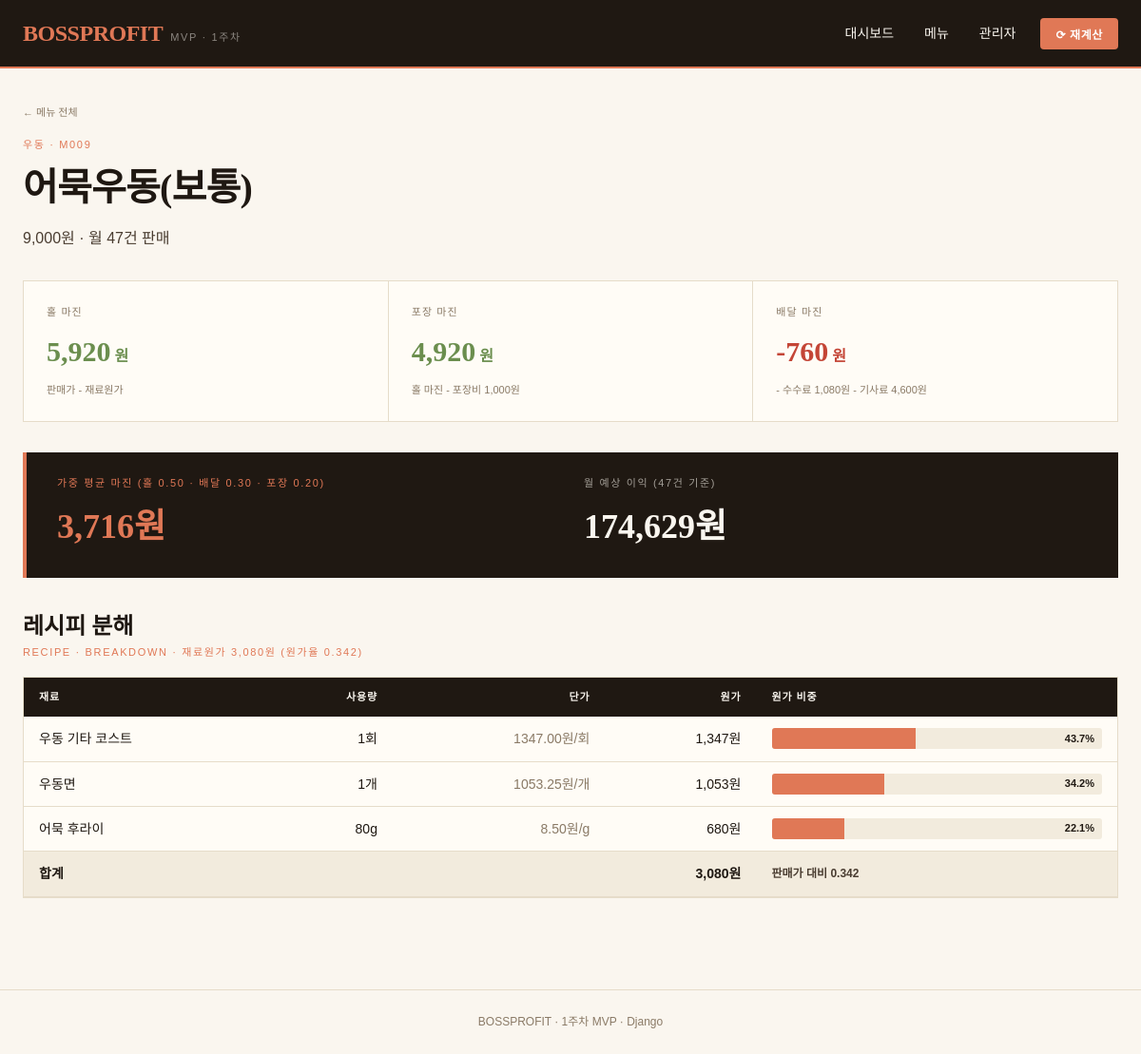
The app's page /menus/M009/ with its own data.
### profit/models.py (models this page shows, shortened)
class Menu(models.Model):
    CATEGORY_CHOICES = [
        ("돈까스", "돈까스"),
        ("우동", "우동"),
        ("만두", "만두"),
        ("세트", "세트"),
        ("안주", "안주"),
        ("기타", "기타"),
    ]
    menu_id = models.CharField(
        max_length=50, unique=True, help_text="예: M001"
    )
    name = models.CharField(max_length=100, verbose_name="메뉴명")
    category = models.CharField(
        max_length=20, choices=CATEGORY_CHOICES, verbose_name="카테고리"
    )
    price = models.PositiveIntegerField(verbose_name="판매가(원)")
    monthly_orders = models.PositiveIntegerField(
        default=0, verbose_name="월 판매량"
    )
    packaging_cost = models.PositiveIntegerField(
        default=0, verbose_name="포장 비용(원)"
    )
    is_active = models.BooleanField(default=True, verbose_name="판매중")
    class Meta:
        verbose_name = "메뉴"
        verbose_name_plural = "메뉴"
        ordering = ["menu_id"]
    def food_cost(self) -> float:
        return sum(item.cost for item in self.recipe_items.all())

class ProfitAssumption(models.Model):
    owner = models.ForeignKey(
        settings.AUTH_USER_MODEL,
        on_delete=models.CASCADE,
        null=True, blank=True,
        related_name="assumptions",
        verbose_name="소유자"
    )
    label = models.CharField(
        max_length=50, default="기본 가정", verbose_name="가정 이름"
    )
    dine_in_share = models.FloatField(default=0.50, verbose_name="홀 비중")
    delivery_share = models.FloatField(default=0.30, verbose_name="배달 비중")
    takeout_share = models.FloatField(default=0.20, verbose_name="포장 비중")
    delivery_commission_rate = models.FloatField(
        default=0.12, verbose_name="배달앱 수수료율"
    )
    rider_fee = models.PositiveIntegerField(
        default=4600, verbose_name="배달 기사 수수료(원)"
    )
    rider_fee_store_share = models.FloatField(
        default=1.0, verbose_name="기사료 가게 부담률"
    )
    target_food_cost_rate = models.FloatField(
        default=0.35, verbose_name="목표 원가율"
    )
    is_active = models.BooleanField(default=True)
    class Meta:
        verbose_name = "손익 가정"
        verbose_name_plural = "손익 가정"
    @classmethod
    def get_active(cls, user=None):
        if user and user.is_authenticated:
            obj = cls.objects.filter(owner=user, is_active=True).first()
            if obj:
                return obj
        obj = cls.objects.filter(owner__isnull=True, is_active=True).first()
        if obj is None:
            obj = cls.objects.create()
        return obj

class Ingredient(models.Model):
    CATEGORY_CHOICES = [
        ("돈까스", "돈까스"),
        ("우동", "우동"),
        ("만두", "만두"),
        ("공통", "공통"),
        ("안주", "안주"),
        ("포장", "포장"),
        ("기타", "기타"),
    ]
    ingredient_id = models.CharField(
        max_length=50, unique=True, help_text="예: PORK_LOIN_G"
    )
    name = models.CharField(max_length=100, verbose_name="재료명")
    category = models.CharField(
        max_length=20, choices=CATEGORY_CHOICES, blank=True, verbose_name="카테고리"
    )
    purchase_quantity = models.FloatField(
        verbose_name="구매 수량", help_text="예: 1kg을 그램으로 환산한 1000"
    )
    purchase_price = models.PositiveIntegerField(verbose_name="구매 가격(원)")
    unit = models.CharField(max_length=20, default="g", verbose_name="단위")
    memo = models.TextField(blank=True, verbose_name="메모")
    class Meta:
        verbose_name = "식자재"
        verbose_name_plural = "식자재"
        ordering = ["category", "name"]
    @property
    def unit_cost(self) -> float:
        if not self.purchase_quantity:
            return 0.0
        return self.purchase_price / self.purchase_quantity

class RecipeItem(models.Model):
    menu = models.ForeignKey(
        Menu, on_delete=models.CASCADE, related_name="recipe_items"
    )
    ingredient = models.ForeignKey(
        Ingredient, on_delete=models.PROTECT, related_name="used_in"
    )
    quantity = models.FloatField(verbose_name="사용량")
    memo = models.CharField(max_length=255, blank=True)
    class Meta:
        verbose_name = "레시피 항목"
        verbose_name_plural = "레시피 항목"
        unique_together = [("menu", "ingredient")]
        ordering = ["menu", "ingredient"]
    @property
    def cost(self) -> float:
        return self.ingredient.unit_cost * self.quantity

### profit/views.py (the view)
# urls.py: path("menus/<str:menu_id>/", views.menu_detail, name="menu_detail"),
def menu_detail(request, menu_id):
    menu = get_object_or_404(Menu, menu_id=menu_id)
    assumption = ProfitAssumption.get_active()
    result = calculate_menu(menu, assumption)
    recipe_items = menu.recipe_items.select_related("ingredient").all()
    total_cost = sum(item.cost for item in recipe_items)
    recipe_rows = []
    for item in recipe_items:
        recipe_rows.append({
            "ingredient": item.ingredient,
            "quantity": item.quantity,
            "cost": item.cost,
            "share": (item.cost / total_cost * 100) if total_cost else 0,
        })
    recipe_rows.sort(key=lambda r: r["cost"], reverse=True)
    return render(
        request,
        "profit/menu_detail.html",
        {
            "menu": menu,
            "result": result,
            "recipe_rows": recipe_rows,
            "assumption": assumption,
        },
    )

### profit/templates/profit/menu_detail.html (shortened to what this page needs)
{% extends "profit/base.html" %}
{% load humanize %}
{% block content %}
<header class="detail-header">
  <a href="{% url 'menu_list' %}" class="breadcrumb">← 메뉴 전체</a>
  <div class="tag">{{ menu.category|upper }} · {{ menu.menu_id }}</div>
  <h1>{{ menu.name }}</h1>
  <div class="sub">{{ menu.price|intcomma }}원 · 월 {{ menu.monthly_orders }}건 판매</div>
</header>
<div class="margin-grid">
  <div class="margin-card">
    <div class="lbl">홀 마진</div>
    <div class="val {% if result.dine_in_margin > 0 %}pos{% else %}neg{% endif %}">
      {{ result.dine_in_margin|floatformat:0|intcomma }}<span class="unit">원</span>
    </div>
    <div class="note">판매가 - 재료원가</div>
  </div>
  <div class="margin-card">
    <div class="lbl">포장 마진</div>
    <div class="val {% if result.takeout_margin > 0 %}pos{% else %}neg{% endif %}">
      {{ result.takeout_margin|floatformat:0|intcomma }}<span class="unit">원</span>
    </div>
    <div class="note">홀 마진 - 포장비 {{ menu.packaging_cost|intcomma }}원</div>
  </div>
  <div class="margin-card">
    <div class="lbl">배달 마진</div>
    <div class="val {% if result.delivery_margin > 0 %}pos{% else %}neg{% endif %}">
      {{ result.delivery_margin|floatformat:0|intcomma }}<span class="unit">원</span>
    </div>
    <div class="note">- 수수료 {{ result.delivery_commission|floatformat:0|intcomma }}원 - 기사료 {{ result.rider_cost|floatformat:0|intcomma }}원</div>
  </div>
</div>
<div class="weighted-banner">
  <div>
    <div class="lbl-coral">가중 평균 마진 (홀 {{ assumption.dine_in_share|floatformat:2 }} · 배달 {{ assumption.delivery_share|floatformat:2 }} · 포장 {{ assumption.takeout_share|floatformat:2 }})</div>
    <div class="big coral">{{ result.weighted_margin|floatformat:0|intcomma }}원</div>
  </div>
  <div>
    <div class="lbl-grey">월 예상 이익 ({{ menu.monthly_orders }}건 기준)</div>
    <div class="big">{{ result.monthly_profit|floatformat:0|intcomma }}원</div>
  </div>
</div>
<div style="margin-bottom: 16px;">
  <h2 style="font-family:'Noto Serif KR',serif; font-size:24px; font-weight:900;">레시피 분해</h2>
  <div class="sect-label">RECIPE · BREAKDOWN · 재료원가 {{ result.base_cost|floatformat:0|intcomma }}원 (원가율 {{ result.food_cost_rate|floatformat:3 }})</div>
</div>
<div class="data-table-wrap">
  <table class="data-table">
    <thead>
      <tr>
        <th>재료</th>
        <th class="right">사용량</th>
        <th class="right">단가</th>
        <th class="right">원가</th>
        <th style="width:33%;">원가 비중</th>
      </tr>
    </thead>
    <tbody>
      {% for r in recipe_rows %}
      <tr>
        <td style="font-weight:500;">{{ r.ingredient.name }}</td>
        <td class="right tabular">{{ r.quantity|floatformat:"-2" }}{{ r.ingredient.unit }}</td>
        <td class="right tabular" style="color:var(--ink-muted);">{{ r.ingredient.unit_cost|floatformat:2 }}원/{{ r.ingredient.unit }}</td>
        <td class="right tabular" style="font-weight:500;">{{ r.cost|floatformat:0|intcomma }}원</td>
        <td>
          <div class="recipe-bar">
            <div class="fill" style="width: {{ r.share|floatformat:1 }}%;"></div>
            <div class="pct">{{ r.share|floatformat:1 }}%</div>
          </div>
        </td>
      </tr>
      {% endfor %}
      <tr style="background: var(--cream-deep); font-weight:700;">
        <td>합계</td>
        <td></td>
        <td></td>
        <td class="right tabular">{{ result.base_cost|floatformat:0|intcomma }}원</td>
        <td style="font-size:12px; color:var(--ink-soft);">판매가 대비 {{ result.food_cost_rate|floatformat:3 }}</td>
      </tr>
    </tbody>
  </table>
</div>
{% endblock %}

### profit/static/profit/styles.css (style rules this page uses)
* { box-sizing: border-box; margin: 0; padding: 0; }
:root { --cream: #FAF6EF; --cream-deep: #F2EBDD; --paper: #FFFCF6; --ink: #1F1812; --ink-soft: #4A3D31; --ink-muted: #8A7A66; --coral: #E07856; --coral-deep: #C44536; --tan: #C8956D; --olive: #6B8E4E; --gold: #B8893A; --line: #E6DCC9; }
body { font-family: 'Noto Sans KR', sans-serif; background: var(--cream); color: var(--ink); min-height: 100vh; line-height: 1.6; -webkit-font-smoothing: antialiased; }
a { color: inherit; text-decoration: none; }
.sect-label { font-size: 11px; color: var(--coral); letter-spacing: 0.15em; }
.data-table-wrap { background: var(--paper); border: 1px solid var(--line); overflow-x: auto; }
.data-table { width: 100%; border-collapse: collapse; font-size: 14px; }
.data-table thead { background: var(--ink); color: var(--cream); }
.data-table th { padding: 12px 16px; text-align: left; font-size: 11px; letter-spacing: 0.08em; text-transform: uppercase; font-weight: 700; }
.data-table th.right, .data-table td.right { text-align: right; }
.data-table td { padding: 12px 16px; border-bottom: 1px solid var(--line); }
.tabular { font-variant-numeric: tabular-nums; }
.detail-header { margin-bottom: 32px; }
.detail-header .breadcrumb { font-size: 11px; color: var(--ink-muted); margin-bottom: 16px; display: inline-block; }
.detail-header .tag { font-size: 11px; color: var(--coral); letter-spacing: 0.15em; margin-bottom: 4px; }
.detail-header h1 { font-family: 'Noto Serif KR', serif; font-size: 40px; font-weight: 900; letter-spacing: -0.02em; }
.detail-header .sub { color: var(--ink-soft); margin-top: 8px; }
.margin-grid { display: grid; grid-template-columns: repeat(3, 1fr); gap: 1px; background: var(--line); border: 1px solid var(--line); margin-bottom: 32px; }
.margin-card { background: var(--paper); padding: 24px; }
.margin-card .lbl { font-size: 11px; color: var(--ink-muted); letter-spacing: 0.1em; text-transform: uppercase; margin-bottom: 8px; }
.margin-card .val { font-family: 'Noto Serif KR', serif; font-size: 30px; font-weight: 900; }
.margin-card .val.pos { color: var(--olive); }
.margin-card .val.neg { color: var(--coral-deep); }
.margin-card .val .unit { font-size: 16px; margin-left: 4px; }
.margin-card .note { font-size: 11px; color: var(--ink-muted); margin-top: 8px; }
.weighted-banner { background: var(--ink); color: var(--cream); padding: 24px 32px; margin-bottom: 32px; border-left: 4px solid var(--coral); display: grid; grid-template-columns: 1fr 1fr; gap: 24px; align-items: center; }
.weighted-banner .lbl-coral { font-size: 11px; color: var(--coral); letter-spacing: 0.15em; margin-bottom: 8px; }
.weighted-banner .lbl-grey { font-size: 11px; color: rgba(250,246,239,0.6); letter-spacing: 0.15em; margin-bottom: 8px; }
.weighted-banner .big { font-family: 'Noto Serif KR', serif; font-size: 36px; font-weight: 900; }
.weighted-banner .big.coral { color: var(--coral); }
.recipe-bar { background: var(--cream-deep); height: 22px; border-radius: 3px; overflow: hidden; position: relative; }
.recipe-bar .fill { background: var(--coral); height: 100%; }
.recipe-bar .pct { position: absolute; inset: 0; display: flex; align-items: center; justify-content: flex-end; padding-right: 8px; font-size: 11px; font-weight: 700; color: var(--ink); }

### records on screen
Menu: category "우동", menu_id "M009", name "어묵우동(보통)", price "9,000", monthly_orders "47", packaging_cost "1,000"
ProfitAssumption: dine_in_share "0.50", delivery_share "0.30", takeout_share "0.20"
Ingredient: ingredient.name "우동 기타 코스트", quantity "1", ingredient.unit "회", ingredient.unit_cost "1347.00", cost "1,347", share "43.7"
Ingredient: ingredient.name "우동면", quantity "1", ingredient.unit "개", ingredient.unit_cost "1053.25", cost "1,053", share "34.2"
Ingredient: ingredient.name "어묵 후라이", quantity "80", ingredient.unit "g", ingredient.unit_cost "8.50", cost "680", share "22.1"

### other values on screen
{{ result.dine_in_margin|floatformat:0|intcomma }} "5,920"
{{ result.takeout_margin|floatformat:0|intcomma }} "4,920"
{{ result.delivery_margin|floatformat:0|intcomma }} "-760"
{{ result.delivery_commission|floatformat:0|intcomma }} "1,080"
{{ result.rider_cost|floatformat:0|intcomma }} "4,600"
{{ result.weighted_margin|floatformat:0|intcomma }} "3,716"
{{ result.monthly_profit|floatformat:0|intcomma }} "174,629"
{{ result.base_cost|floatformat:0|intcomma }} "3,080"
{{ result.food_cost_rate|floatformat:3 }} "0.342"
